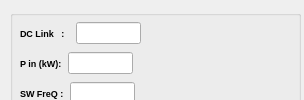
  <widget class="QDockWidget" name="optRangeControls">
   <property name="minimumSize">
    <size>
     <width>304</width>
     <height>42</height>
    </size>
   </property>
   <property name="floating">
    <bool>false</bool>
   </property>
   <property name="allowedAreas">
    <set>Qt::LeftDockWidgetArea|Qt::RightDockWidgetArea</set>
   </property>
   <property name="windowTitle">
    <string>Range Selectors</string>
   </property>
   <attribute name="dockWidgetArea">
    <number>2</number>
   </attribute>
   <widget class="QWidget" name="dockWidgetContents">
    <widget class="QGroupBox" name="sliderBox">
     <property name="geometry">
      <rect>
       <x>10</x>
       <y>10</y>
       <width>291</width>
       <height>181</height>
      </rect>
     </property>
     <property name="title">
      <string/>
     </property>
     <widget class="QWidget" name="horizontalLayoutWidget_3">
      <property name="geometry">
       <rect>
        <x>10</x>
        <y>10</y>
        <width>343</width>
        <height>31</height>
       </rect>
      </property>
      <layout class="QHBoxLayout" name="horizontalLayout_20">
       <property name="sizeConstraint">
        <enum>QLayout::SetFixedSize</enum>
       </property>
       <item>
        <widget class="QLabel" name="optVdcLabel">
         <property name="sizePolicy">
          <sizepolicy hsizetype="Expanding" vsizetype="Expanding">
           <horstretch>0</horstretch>
           <verstretch>0</verstretch>
          </sizepolicy>
         </property>
         <property name="minimumSize">
          <size>
           <width>50</width>
           <height>0</height>
          </size>
         </property>
         <property name="maximumSize">
          <size>
           <width>50</width>
           <height>1677777</height>
          </size>
         </property>
         <property name="font">
          <font>
           <pointsize>7</pointsize>
           <weight>75</weight>
           <bold>true</bold>
          </font>
         </property>
         <property name="text">
          <string>DC Link   :</string>
         </property>
        </widget>
       </item>
       <item>
        <widget class="QLineEdit" name="optVdcInput">
         <property name="sizePolicy">
          <sizepolicy hsizetype="Fixed" vsizetype="Fixed">
           <horstretch>0</horstretch>
           <verstretch>0</verstretch>
          </sizepolicy>
         </property>
         <property name="maximumSize">
          <size>
           <width>65</width>
           <height>22</height>
          </size>
         </property>
         <property name="layoutDirection">
          <enum>Qt::RightToLeft</enum>
         </property>
         <property name="alignment">
          <set>Qt::AlignRight|Qt::AlignTrailing|Qt::AlignVCenter</set>
         </property>
        </widget>
       </item>
       <item>
        <widget class="RangeSlider" name="VdcRangeSelector" native="true">
         <property name="sizePolicy">
          <sizepolicy hsizetype="Minimum" vsizetype="Minimum">
           <horstretch>0</horstretch>
           <verstretch>0</verstretch>
          </sizepolicy>
         </property>
         <property name="minimumSize">
          <size>
           <width>185</width>
           <height>26</height>
          </size>
         </property>
         <property name="maximumSize">
          <size>
           <width>185</width>
           <height>26</height>
          </size>
         </property>
        </widget>
       </item>
       <item>
        <widget class="QToolButton" name="optVdcToolBtn">
         <property name="sizePolicy">
          <sizepolicy hsizetype="Fixed" vsizetype="Fixed">
           <horstretch>10</horstretch>
           <verstretch>0</verstretch>
          </sizepolicy>
         </property>
         <property name="text">
          <string>...</string>
         </property>
         <property name="icon">
          <iconset>
           <normaloff>slider.jpg</normaloff>slider.jpg</iconset>
         </property>
         <attribute name="buttonGroup">
          <string notr="true">buttonGroupRangeType</string>
         </attribute>
        </widget>
       </item>
      </layout>
     </widget>
     <widget class="QWidget" name="layoutWidget">
      <property name="geometry">
       <rect>
        <x>10</x>
        <y>40</y>
        <width>343</width>
        <height>31</height>
       </rect>
      </property>
      <layout class="QHBoxLayout" name="horizontalLayout_21">
       <property name="sizeConstraint">
        <enum>QLayout::SetFixedSize</enum>
       </property>
       <item>
        <widget class="QLabel" name="optPinLabel">
         <property name="sizePolicy">
          <sizepolicy hsizetype="Expanding" vsizetype="Expanding">
           <horstretch>0</horstretch>
           <verstretch>0</verstretch>
          </sizepolicy>
         </property>
         <property name="maximumSize">
          <size>
           <width>50</width>
           <height>16777215</height>
          </size>
         </property>
         <property name="font">
          <font>
           <pointsize>7</pointsize>
           <weight>75</weight>
           <bold>true</bold>
          </font>
         </property>
         <property name="text">
          <string>P in (kW):</string>
         </property>
        </widget>
       </item>
       <item>
        <widget class="QLineEdit" name="optPinInput">
         <property name="sizePolicy">
          <sizepolicy hsizetype="Fixed" vsizetype="Fixed">
           <horstretch>0</horstretch>
           <verstretch>0</verstretch>
          </sizepolicy>
         </property>
         <property name="maximumSize">
          <size>
           <width>65</width>
           <height>22</height>
          </size>
         </property>
         <property name="layoutDirection">
          <enum>Qt::RightToLeft</enum>
         </property>
         <property name="inputMask">
          <string/>
         </property>
         <property name="alignment">
          <set>Qt::AlignRight|Qt::AlignTrailing|Qt::AlignVCenter</set>
         </property>
        </widget>
       </item>
       <item>
        <widget class="RangeSlider" name="PinRangeSelector" native="true">
         <property name="sizePolicy">
          <sizepolicy hsizetype="Fixed" vsizetype="Fixed">
           <horstretch>0</horstretch>
           <verstretch>0</verstretch>
          </sizepolicy>
         </property>
         <property name="minimumSize">
          <size>
           <width>185</width>
           <height>26</height>
          </size>
         </property>
         <property name="maximumSize">
          <size>
           <width>185</width>
           <height>26</height>
          </size>
         </property>
         <property name="sizeIncrement">
          <size>
           <width>0</width>
           <height>0</height>
          </size>
         </property>
        </widget>
       </item>
       <item>
        <widget class="QToolButton" name="optPinToolBtn">
         <property name="sizePolicy">
          <sizepolicy hsizetype="Fixed" vsizetype="Fixed">
           <horstretch>0</horstretch>
           <verstretch>0</verstretch>
          </sizepolicy>
         </property>
         <property name="minimumSize">
          <size>
           <width>0</width>
           <height>0</height>
          </size>
         </property>
         <property name="sizeIncrement">
          <size>
           <width>0</width>
           <height>0</height>
          </size>
         </property>
         <property name="baseSize">
          <size>
           <width>60</width>
           <height>0</height>
          </size>
         </property>
         <property name="text">
          <string>...</string>
         </property>
         <property name="icon">
          <iconset>
           <normaloff>slider.jpg</normaloff>slider.jpg</iconset>
         </property>
         <attribute name="buttonGroup">
          <string notr="true">buttonGroupRangeType</string>
         </attribute>
        </widget>
       </item>
      </layout>
     </widget>
     <widget class="QWidget" name="horizontalLayoutWidget_4">
      <property name="geometry">
       <rect>
        <x>10</x>
        <y>70</y>
        <width>343</width>
        <height>31</height>
       </rect>
      </property>
      <layout class="QHBoxLayout" name="horizontalLayout_22">
       <property name="sizeConstraint">
        <enum>QLayout::SetFixedSize</enum>
       </property>
       <item>
        <widget class="QLabel" name="optSwLabel">
         <property name="sizePolicy">
          <sizepolicy hsizetype="Expanding" vsizetype="Expanding">
           <horstretch>0</horstretch>
           <verstretch>0</verstretch>
          </sizepolicy>
         </property>
         <property name="maximumSize">
          <size>
           <width>50</width>
           <height>16777215</height>
          </size>
         </property>
         <property name="font">
          <font>
           <pointsize>7</pointsize>
           <weight>75</weight>
           <bold>true</bold>
          </font>
         </property>
         <property name="text">
          <string>SW FreQ :</string>
         </property>
        </widget>
       </item>
       <item>
        <widget class="QLineEdit" name="optSwInput">
         <property name="sizePolicy">
          <sizepolicy hsizetype="Fixed" vsizetype="Fixed">
           <horstretch>0</horstretch>
           <verstretch>0</verstretch>
          </sizepolicy>
         </property>
         <property name="maximumSize">
          <size>
           <width>65</width>
           <height>22</height>
          </size>
         </property>
         <property name="layoutDirection">
          <enum>Qt::RightToLeft</enum>
         </property>
         <property name="alignment">
          <set>Qt::AlignRight|Qt::AlignTrailing|Qt::AlignVCenter</set>
         </property>
        </widget>
       </item>
       <item>
        <widget class="RangeSlider" name="SwRangeSelector" native="true">
         <property name="sizePolicy">
          <sizepolicy hsizetype="Expanding" vsizetype="Expanding">
           <horstretch>0</horstretch>
           <verstretch>0</verstretch>
          </sizepolicy>
         </property>
         <property name="minimumSize">
          <size>
           <width>185</width>
           <height>26</height>
          </size>
         </property>
         <property name="maximumSize">
          <size>
           <width>185</width>
           <height>26</height>
          </size>
         </property>
        </widget>
       </item>
       <item>
        <widget class="QToolButton" name="optSwToolBtn">
         <property name="text">
          <string>...</string>
         </property>
         <property name="icon">
          <iconset>
           <normaloff>slider.jpg</normaloff>slider.jpg</iconset>
         </property>
         <attribute name="buttonGroup">
          <string notr="true">buttonGroupRangeType</string>
         </attribute>
        </widget>
       </item>
      </layout>
     </widget>
     <widget class="QWidget" name="horizontalLayoutWidget_5">
      <property name="geometry">
       <rect>
        <x>10</x>
        <y>100</y>
        <width>121</width>
        <height>31</height>
       </rect>
      </property>
      <layout class="QHBoxLayout" name="horizontalLayout_23">
       <item>
        <widget class="QLabel" name="optFreqLabel">
         <property name="sizePolicy">
          <sizepolicy hsizetype="Expanding" vsizetype="Expanding">
           <horstretch>0</horstretch>
           <verstretch>0</verstretch>
          </sizepolicy>
         </property>
         <property name="maximumSize">
          <size>
           <width>50</width>
           <height>16777215</height>
          </size>
         </property>
         <property name="font">
          <font>
           <pointsize>7</pointsize>
           <weight>75</weight>
           <bold>true</bold>
          </font>
         </property>
         <property name="text">
          <string>FQ mains:</string>
         </property>
        </widget>
       </item>
       <item>
        <widget class="QLineEdit" name="optFreqInput">
         <property name="sizePolicy">
          <sizepolicy hsizetype="Minimum" vsizetype="Minimum">
           <horstretch>0</horstretch>
           <verstretch>0</verstretch>
          </sizepolicy>
         </property>
         <property name="minimumSize">
          <size>
           <width>48</width>
           <height>22</height>
          </size>
         </property>
         <property name="maximumSize">
          <size>
           <width>73</width>
           <height>22</height>
          </size>
         </property>
         <property name="layoutDirection">
          <enum>Qt::RightToLeft</enum>
         </property>
         <property name="text">
          <string>50</string>
         </property>
         <property name="alignment">
          <set>Qt::AlignRight|Qt::AlignTrailing|Qt::AlignVCenter</set>
         </property>
         <property name="readOnly">
          <bool>true</bool>
         </property>
        </widget>
       </item>
      </layout>
     </widget>
     <widget class="QWidget" name="horizontalLayoutWidget_6">
      <property name="geometry">
       <rect>
        <x>10</x>
        <y>130</y>
        <width>121</width>
        <height>31</height>
       </rect>
      </property>
      <layout class="QHBoxLayout" name="horizontalLayout_24">
       <item>
        <widget class="QLabel" name="optUllLabel">
         <property name="sizePolicy">
          <sizepolicy hsizetype="Expanding" vsizetype="Expanding">
           <horstretch>0</horstretch>
           <verstretch>0</verstretch>
          </sizepolicy>
         </property>
         <property name="minimumSize">
          <size>
           <width>50</width>
           <height>0</height>
          </size>
         </property>
         <property name="maximumSize">
          <size>
           <width>50</width>
           <height>16777215</height>
          </size>
         </property>
         <property name="font">
          <font>
           <pointsize>7</pointsize>
           <weight>75</weight>
           <bold>true</bold>
          </font>
         </property>
         <property name="text">
          <string>U(L-L)    :</string>
         </property>
        </widget>
       </item>
       <item>
        <widget class="QLineEdit" name="optUllInput">
         <property name="sizePolicy">
          <sizepolicy hsizetype="Fixed" vsizetype="Fixed">
           <horstretch>0</horstretch>
           <verstretch>0</verstretch>
          </sizepolicy>
         </property>
         <property name="minimumSize">
          <size>
           <width>0</width>
           <height>0</height>
          </size>
         </property>
         <property name="maximumSize">
          <size>
           <width>71</width>
           <height>22</height>
          </size>
         </property>
         <property name="layoutDirection">
          <enum>Qt::RightToLeft</enum>
         </property>
         <property name="text">
          <string>115</string>
         </property>
         <property name="alignment">
          <set>Qt::AlignRight|Qt::AlignTrailing|Qt::AlignVCenter</set>
         </property>
         <property name="readOnly">
          <bool>true</bool>
         </property>
         <property name="clearButtonEnabled">
          <bool>false</bool>
         </property>
        </widget>
       </item>
      </layout>
     </widget>
     <widget class="QPushButton" name="searchOptBtn">
      <property name="geometry">
       <rect>
        <x>160</x>
        <y>130</y>
        <width>101</width>
        <height>31</height>
       </rect>
      </property>
      <property name="text">
       <string>Search Optimums</string>
      </property>
     </widget>
     <widget class="QRadioButton" name="optInvBtn">
      <property name="geometry">
       <rect>
        <x>150</x>
        <y>110</y>
        <width>61</width>
        <height>17</height>
       </rect>
      </property>
      <property name="text">
       <string>Inverter</string>
      </property>
      <attribute name="buttonGroup">
       <string notr="true">buttonGroupOptMode</string>
      </attribute>
     </widget>
     <widget class="QRadioButton" name="optAfeBtn">
      <property name="geometry">
       <rect>
        <x>220</x>
        <y>110</y>
        <width>51</width>
        <height>17</height>
       </rect>
      </property>
      <property name="text">
       <string>AFE</string>
      </property>
      <attribute name="buttonGroup">
       <string notr="true">buttonGroupOptMode</string>
      </attribute>
     </widget>
    </widget>
    <widget class="QWidget" name="verticalLayoutWidget_3">
     <property name="geometry">
      <rect>
       <x>10</x>
       <y>200</y>
       <width>291</width>
       <height>31</height>
      </rect>
     </property>
     <layout class="QVBoxLayout" name="verticalLayout_3">
      <property name="sizeConstraint">
       <enum>QLayout::SetMinimumSize</enum>
      </property>
      <item>
       <widget class="QLabel" name="optStatusLabel">
        <property name="sizePolicy">
         <sizepolicy hsizetype="Preferred" vsizetype="Preferred">
          <horstretch>0</horstretch>
          <verstretch>0</verstretch>
         </sizepolicy>
        </property>
        <property name="maximumSize">
         <size>
          <width>307</width>
          <height>16777215</height>
         </size>
        </property>
        <property name="text">
         <string/>
        </property>
       </widget>
      </item>
     </layout>
    </widget>
   </widget>
  </widget>
